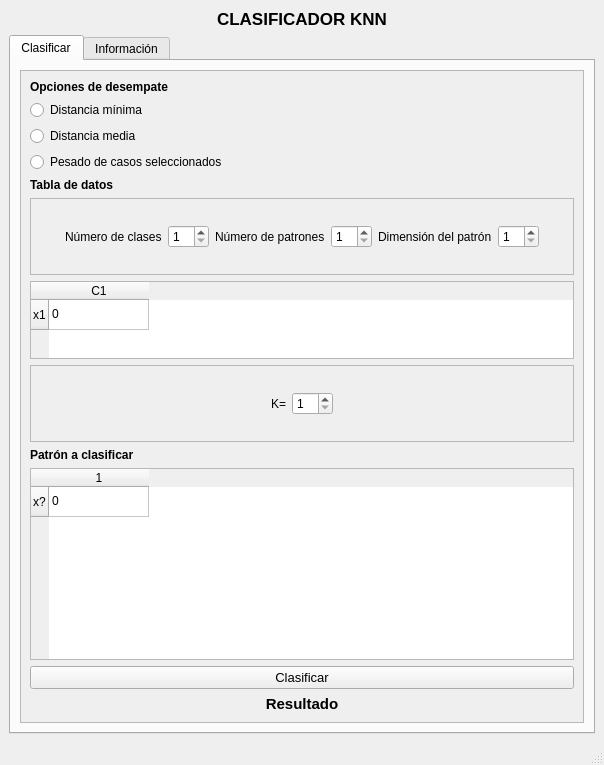
<?xml version="1.0" encoding="UTF-8"?>
<ui version="4.0">
 <class>MainWindow</class>
 <widget class="QMainWindow" name="MainWindow">
  <property name="geometry">
   <rect>
    <x>0</x>
    <y>0</y>
    <width>604</width>
    <height>765</height>
   </rect>
  </property>
  <property name="windowTitle">
   <string>MainWindow</string>
  </property>
  <widget class="QWidget" name="centralwidget">
   <layout class="QVBoxLayout" name="verticalLayout">
    <item>
     <widget class="QLabel" name="label">
      <property name="font">
       <font>
        <pointsize>13</pointsize>
        <weight>75</weight>
        <bold>true</bold>
       </font>
      </property>
      <property name="text">
       <string>CLASIFICADOR KNN</string>
      </property>
      <property name="alignment">
       <set>Qt::AlignCenter</set>
      </property>
     </widget>
    </item>
    <item>
     <widget class="QTabWidget" name="tabWidget">
      <property name="currentIndex">
       <number>0</number>
      </property>
      <widget class="QWidget" name="tab">
       <attribute name="title">
        <string>Clasificar</string>
       </attribute>
       <layout class="QGridLayout" name="gridLayout_3">
        <item row="1" column="0">
         <widget class="QScrollArea" name="scrollArea_2">
          <property name="widgetResizable">
           <bool>true</bool>
          </property>
          <widget class="QWidget" name="scrollAreaWidgetContents_2">
           <property name="geometry">
            <rect>
             <x>0</x>
             <y>0</y>
             <width>552</width>
             <height>631</height>
            </rect>
           </property>
           <layout class="QVBoxLayout" name="verticalLayout_2">
            <item>
             <widget class="QLabel" name="label_2">
              <property name="font">
               <font>
                <pointsize>9</pointsize>
                <weight>75</weight>
                <bold>true</bold>
               </font>
              </property>
              <property name="text">
               <string>Opciones de desempate</string>
              </property>
             </widget>
            </item>
            <item>
             <widget class="QRadioButton" name="radioButtonDistanciaMinina">
              <property name="text">
               <string>Distancia mínima</string>
              </property>
             </widget>
            </item>
            <item>
             <widget class="QRadioButton" name="radioButtonDistanciaMedia">
              <property name="text">
               <string>Distancia media</string>
              </property>
             </widget>
            </item>
            <item>
             <widget class="QRadioButton" name="radioButtonPesado">
              <property name="text">
               <string>Pesado de casos seleccionados</string>
              </property>
             </widget>
            </item>
            <item>
             <widget class="QLabel" name="label_8">
              <property name="font">
               <font>
                <pointsize>9</pointsize>
                <weight>75</weight>
                <bold>true</bold>
               </font>
              </property>
              <property name="text">
               <string>Tabla de datos</string>
              </property>
             </widget>
            </item>
            <item>
             <widget class="QScrollArea" name="scrollArea_3">
              <property name="widgetResizable">
               <bool>true</bool>
              </property>
              <widget class="QWidget" name="scrollAreaWidgetContents_4">
               <property name="geometry">
                <rect>
                 <x>0</x>
                 <y>0</y>
                 <width>531</width>
                 <height>64</height>
                </rect>
               </property>
               <layout class="QHBoxLayout" name="horizontalLayout">
                <item>
                 <spacer name="horizontalSpacer_3">
                  <property name="orientation">
                   <enum>Qt::Horizontal</enum>
                  </property>
                  <property name="sizeHint" stdset="0">
                   <size>
                    <width>40</width>
                    <height>20</height>
                   </size>
                  </property>
                 </spacer>
                </item>
                <item>
                 <widget class="QLabel" name="label_3">
                  <property name="text">
                   <string>Número de clases</string>
                  </property>
                 </widget>
                </item>
                <item>
                 <widget class="QSpinBox" name="spinBoxNumeroClases">
                  <property name="minimum">
                   <number>1</number>
                  </property>
                 </widget>
                </item>
                <item>
                 <widget class="QLabel" name="label_7">
                  <property name="text">
                   <string>Número de patrones</string>
                  </property>
                 </widget>
                </item>
                <item>
                 <widget class="QSpinBox" name="spinBoxNumeroPatrones">
                  <property name="minimum">
                   <number>1</number>
                  </property>
                 </widget>
                </item>
                <item>
                 <widget class="QLabel" name="label_11">
                  <property name="text">
                   <string>Dimensión del patrón</string>
                  </property>
                 </widget>
                </item>
                <item>
                 <widget class="QSpinBox" name="spinBoxDimensionPatron">
                  <property name="minimum">
                   <number>1</number>
                  </property>
                 </widget>
                </item>
                <item>
                 <spacer name="horizontalSpacer_2">
                  <property name="orientation">
                   <enum>Qt::Horizontal</enum>
                  </property>
                  <property name="sizeHint" stdset="0">
                   <size>
                    <width>40</width>
                    <height>20</height>
                   </size>
                  </property>
                 </spacer>
                </item>
               </layout>
              </widget>
             </widget>
            </item>
            <item>
             <widget class="QTableWidget" name="tableDatos">
              <property name="sizeAdjustPolicy">
               <enum>QAbstractScrollArea::AdjustToContentsOnFirstShow</enum>
              </property>
              <property name="rowCount">
               <number>1</number>
              </property>
              <property name="columnCount">
               <number>1</number>
              </property>
              <row>
               <property name="text">
                <string>x1</string>
               </property>
              </row>
              <column>
               <property name="text">
                <string>C1</string>
               </property>
              </column>
              <item row="0" column="0">
               <property name="text">
                <string>0</string>
               </property>
              </item>
             </widget>
            </item>
            <item>
             <widget class="QScrollArea" name="scrollArea_4">
              <property name="widgetResizable">
               <bool>true</bool>
              </property>
              <widget class="QWidget" name="scrollAreaWidgetContents_3">
               <property name="geometry">
                <rect>
                 <x>0</x>
                 <y>0</y>
                 <width>528</width>
                 <height>85</height>
                </rect>
               </property>
               <layout class="QHBoxLayout" name="horizontalLayout_2">
                <item>
                 <spacer name="horizontalSpacer">
                  <property name="orientation">
                   <enum>Qt::Horizontal</enum>
                  </property>
                  <property name="sizeHint" stdset="0">
                   <size>
                    <width>40</width>
                    <height>20</height>
                   </size>
                  </property>
                 </spacer>
                </item>
                <item>
                 <widget class="QLabel" name="label_9">
                  <property name="text">
                   <string>K=</string>
                  </property>
                 </widget>
                </item>
                <item>
                 <widget class="QSpinBox" name="spinBoxK">
                  <property name="minimum">
                   <number>1</number>
                  </property>
                 </widget>
                </item>
                <item>
                 <spacer name="horizontalSpacer_4">
                  <property name="orientation">
                   <enum>Qt::Horizontal</enum>
                  </property>
                  <property name="sizeHint" stdset="0">
                   <size>
                    <width>40</width>
                    <height>20</height>
                   </size>
                  </property>
                 </spacer>
                </item>
               </layout>
              </widget>
             </widget>
            </item>
            <item>
             <widget class="QLabel" name="labelRasgo">
              <property name="font">
               <font>
                <pointsize>9</pointsize>
                <weight>75</weight>
                <bold>true</bold>
               </font>
              </property>
              <property name="text">
               <string>Patrón a clasificar</string>
              </property>
             </widget>
            </item>
            <item>
             <widget class="QTableWidget" name="tablePatronDesconocido">
              <row>
               <property name="text">
                <string>x?</string>
               </property>
              </row>
              <column>
               <property name="text">
                <string>1</string>
               </property>
              </column>
              <item row="0" column="0">
               <property name="text">
                <string>0</string>
               </property>
              </item>
             </widget>
            </item>
            <item>
             <widget class="QPushButton" name="pushButtonClasificar">
              <property name="font">
               <font>
                <pointsize>10</pointsize>
               </font>
              </property>
              <property name="text">
               <string>Clasificar</string>
              </property>
             </widget>
            </item>
            <item>
             <widget class="QLabel" name="labelRes">
              <property name="font">
               <font>
                <pointsize>11</pointsize>
                <weight>75</weight>
                <bold>true</bold>
               </font>
              </property>
              <property name="text">
               <string>Resultado</string>
              </property>
              <property name="alignment">
               <set>Qt::AlignCenter</set>
              </property>
             </widget>
            </item>
           </layout>
          </widget>
         </widget>
        </item>
       </layout>
      </widget>
      <widget class="QWidget" name="tab_2">
       <attribute name="title">
        <string>Información</string>
       </attribute>
       <layout class="QGridLayout" name="gridLayout_2">
        <item row="0" column="0">
         <widget class="QScrollArea" name="scrollArea">
          <property name="widgetResizable">
           <bool>true</bool>
          </property>
          <widget class="QWidget" name="scrollAreaWidgetContents">
           <property name="geometry">
            <rect>
             <x>0</x>
             <y>0</y>
             <width>552</width>
             <height>631</height>
            </rect>
           </property>
           <layout class="QGridLayout" name="gridLayout_4">
            <item row="0" column="0">
             <widget class="QLabel" name="labelInformation">
              <property name="font">
               <font>
                <pointsize>11</pointsize>
                <weight>75</weight>
                <bold>true</bold>
               </font>
              </property>
              <property name="text">
               <string>Información</string>
              </property>
              <property name="alignment">
               <set>Qt::AlignCenter</set>
              </property>
             </widget>
            </item>
            <item row="3" column="0">
             <widget class="QLabel" name="label_5">
              <property name="font">
               <font>
                <pointsize>9</pointsize>
                <weight>75</weight>
                <bold>true</bold>
               </font>
              </property>
              <property name="text">
               <string>Gráfico de los K puntos seleccionados</string>
              </property>
             </widget>
            </item>
            <item row="4" column="0">
             <widget class="QLabel" name="imagenK">
              <property name="text">
               <string/>
              </property>
              <property name="alignment">
               <set>Qt::AlignCenter</set>
              </property>
             </widget>
            </item>
            <item row="2" column="0">
             <widget class="QLabel" name="imagenTodos">
              <property name="text">
               <string/>
              </property>
              <property name="alignment">
               <set>Qt::AlignCenter</set>
              </property>
             </widget>
            </item>
            <item row="1" column="0">
             <widget class="QLabel" name="label_4">
              <property name="font">
               <font>
                <pointsize>9</pointsize>
                <weight>75</weight>
                <bold>true</bold>
               </font>
              </property>
              <property name="text">
               <string>Gráfico de todos los puntos</string>
              </property>
             </widget>
            </item>
            <item row="5" column="0">
             <widget class="QLabel" name="label_6">
              <property name="font">
               <font>
                <pointsize>9</pointsize>
                <weight>75</weight>
                <bold>true</bold>
               </font>
              </property>
              <property name="text">
               <string>Casos seleccionados ordenados</string>
              </property>
             </widget>
            </item>
            <item row="7" column="0">
             <widget class="QLabel" name="label_10">
              <property name="font">
               <font>
                <pointsize>9</pointsize>
                <weight>75</weight>
                <bold>true</bold>
               </font>
              </property>
              <property name="text">
               <string>Datos de desempate</string>
              </property>
             </widget>
            </item>
            <item row="6" column="0">
             <widget class="QTableWidget" name="tableWidgetCasosOrdenados"/>
            </item>
            <item row="8" column="0">
             <widget class="QTableWidget" name="tableWidgetDesempate"/>
            </item>
           </layout>
          </widget>
         </widget>
        </item>
       </layout>
      </widget>
     </widget>
    </item>
   </layout>
  </widget>
  <widget class="QStatusBar" name="statusbar"/>
 </widget>
 <resources/>
 <connections/>
</ui>
